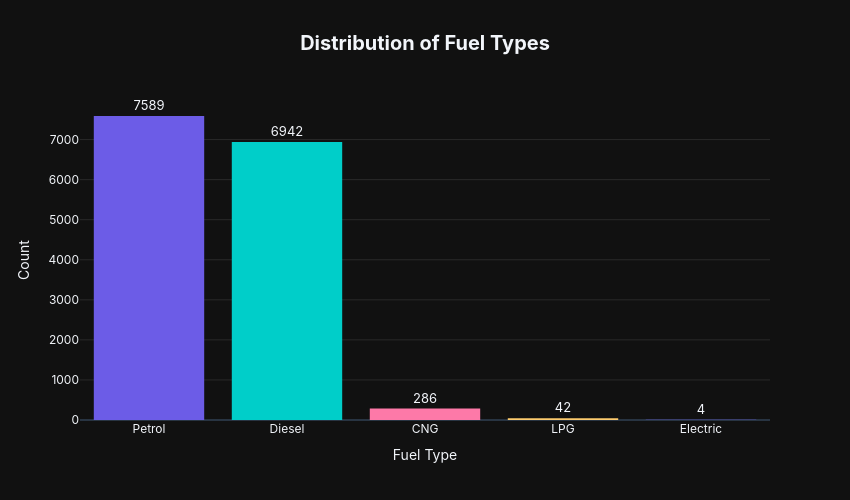

The code cell stored with this chart in its notebook:
### Markdown cell above
### Insight: Most cars in dataset are 0-10 years old, with very few older than 15 years.

### Code cell
# Plot 3: Fuel Type Distribution (Univariate Analysis)
fuel_counts = df['fuel_type'].value_counts().reset_index()
fuel_counts.columns = ['Fuel Type', 'Count']

fig = px.bar(
    fuel_counts,
    x='Fuel Type',
    y='Count',
    title='<b>Distribution of Fuel Types</b>',
    color='Fuel Type',
    color_discrete_sequence=['#6C5CE7', '#00CEC9', '#FD79A8', '#FDCB6E'],
    text='Count'
)
fig.update_traces(textposition='outside', textfont_size=13, marker_line_width=0)
fig.update_layout(
    title_font_size=20,
    title_x=0.5,
    xaxis_title='Fuel Type',
    yaxis_title='Count',
    width=850, height=500,
    showlegend=False,
    font=dict(family='Inter, sans-serif'),
    plot_bgcolor='rgba(0,0,0,0)',
    xaxis=dict(showgrid=False),
    yaxis=dict(showgrid=True, gridcolor='rgba(255,255,255,0.1)'),
)
fig.show()

### Figure 1 — Plotly figure (JSON) as saved in the notebook; plotly's stock layout.template omitted (floating-point values rounded to 4 significant figures)
{"data": [{"hovertemplate": "Fuel Type=%{x}<br>Count=%{text}<extra></extra>", "legendgroup": "Petrol", "marker": {"color": "#6C5CE7", "line": {"width": 0}, "pattern": {"shape": ""}}, "name": "Petrol", "orientation": "v", "showlegend": true, "text": [7589.0], "textfont": {"size": 13}, "textposition": "outside", "type": "bar", "x": ["Petrol"], "xaxis": "x", "y": [7589], "yaxis": "y"}, {"hovertemplate": "Fuel Type=%{x}<br>Count=%{text}<extra></extra>", "legendgroup": "Diesel", "marker": {"color": "#00CEC9", "line": {"width": 0}, "pattern": {"shape": ""}}, "name": "Diesel", "orientation": "v", "showlegend": true, "text": [6942.0], "textfont": {"size": 13}, "textposition": "outside", "type": "bar", "x": ["Diesel"], "xaxis": "x", "y": [6942], "yaxis": "y"}, {"hovertemplate": "Fuel Type=%{x}<br>Count=%{text}<extra></extra>", "legendgroup": "CNG", "marker": {"color": "#FD79A8", "line": {"width": 0}, "pattern": {"shape": ""}}, "name": "CNG", "orientation": "v", "showlegend": true, "text": [286.0], "textfont": {"size": 13}, "textposition": "outside", "type": "bar", "x": ["CNG"], "xaxis": "x", "y": [286], "yaxis": "y"}, {"hovertemplate": "Fuel Type=%{x}<br>Count=%{text}<extra></extra>", "legendgroup": "LPG", "marker": {"color": "#FDCB6E", "line": {"width": 0}, "pattern": {"shape": ""}}, "name": "LPG", "orientation": "v", "showlegend": true, "text": [42.0], "textfont": {"size": 13}, "textposition": "outside", "type": "bar", "x": ["LPG"], "xaxis": "x", "y": [42], "yaxis": "y"}, {"hovertemplate": "Fuel Type=%{x}<br>Count=%{text}<extra></extra>", "legendgroup": "Electric", "marker": {"color": "#6C5CE7", "line": {"width": 0}, "pattern": {"shape": ""}}, "name": "Electric", "orientation": "v", "showlegend": true, "text": [4.0], "textfont": {"size": 13}, "textposition": "outside", "type": "bar", "x": ["Electric"], "xaxis": "x", "y": [4], "yaxis": "y"}], "layout": {"barmode": "relative", "font": {"family": "Inter, sans-serif"}, "height": 500, "legend": {"title": {"text": "Fuel Type"}, "tracegroupgap": 0}, "plot_bgcolor": "rgba(0,0,0,0)", "showlegend": false, "title": {"font": {"size": 20}, "text": "<b>Distribution of Fuel Types</b>", "x": 0.5}, "width": 850, "xaxis": {"anchor": "y", "categoryarray": ["Petrol", "Diesel", "CNG", "LPG", "Electric"], "categoryorder": "array", "domain": [0, 1], "showgrid": false, "title": {"text": "Fuel Type"}}, "yaxis": {"anchor": "x", "domain": [0, 1], "gridcolor": "rgba(255,255,255,0.1)", "showgrid": true, "title": {"text": "Count"}}}}
